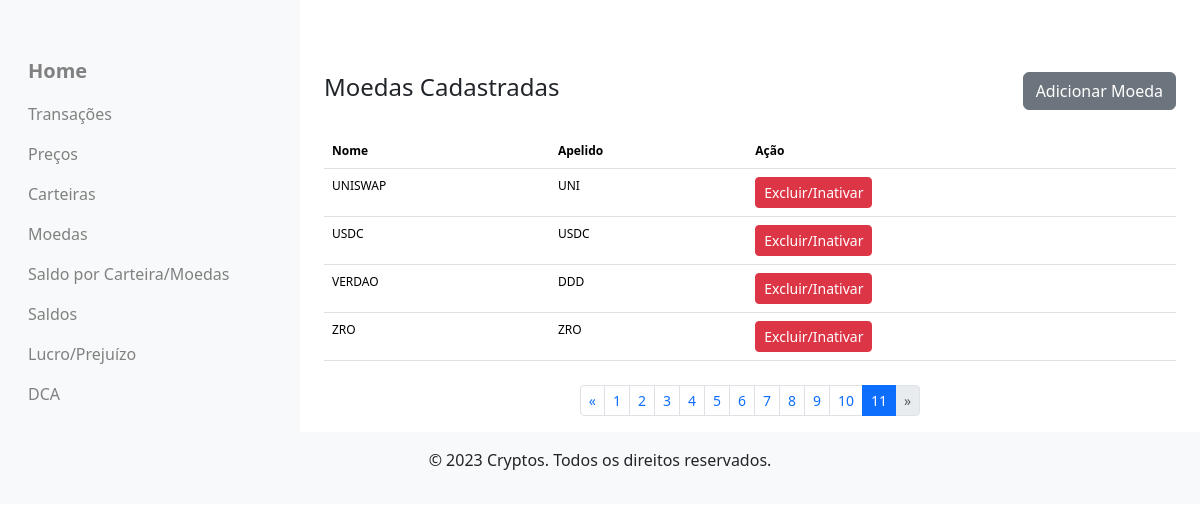
Before: /cryptos?page=11 (signed in) with the older database file.
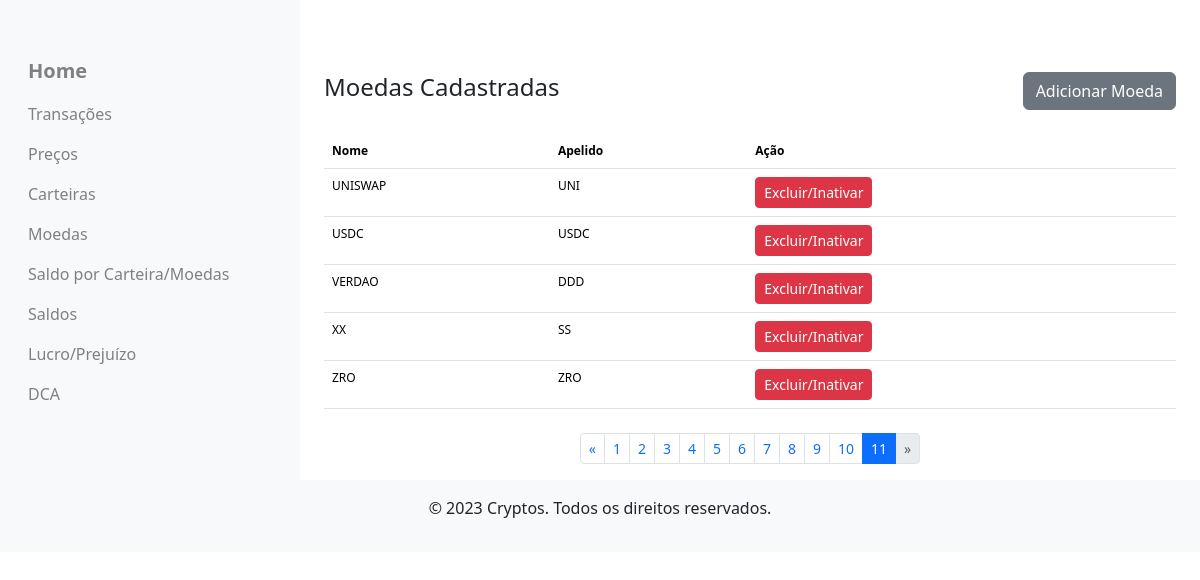
After: the same page with the newer database file.
### criptoControl/models.py (models this page shows)
class Cryptocurrency(db.Model):
    __tablename__ = 'cryptocurrencies'
    crypto_id = db.Column(db.Integer, primary_key=True)
    crypto_name = db.Column(db.String, unique=True, nullable=False)
    crypto_symbol = db.Column(db.String, unique=True, nullable=False)
    crypto_status = db.Column(db.String(1), nullable=False, default='N')
    balances = db.relationship('WalletBalance', back_populates='cryptocurrency')
    """
    Representa uma criptomoeda no sistema.

    A classe Cryptocurrency mapeia para a tabela 'cryptocurrencies' no banco de dados e contém
    informações sobre as criptomoedas, incluindo nome, símbolo e status. Também define um relacionamento
    com a tabela 'WalletBalance', permitindo acessar os saldos das criptomoedas nas carteiras dos usuários.

    Atributos:
        crypto_id (int): Identificador único da criptomoeda (chave primária).
        crypto_name (str): Nome da criptomoeda (ex: Bitcoin, Ethereum).
        crypto_symbol (str): Símbolo da criptomoeda (ex: BTC, ETH).
        crypto_status (str): Status da criptomoeda ('N' para ativa, 'I' para inativa).
        balances (list): Relacionamento de um para muitos com a tabela 'wallet_balances',
                          representando os saldos da criptomoeda nas carteiras.

    Métodos:
        __repr__(self): Retorna uma representação legível do objeto Cryptocurrency, exibindo o nome e símbolo.
    """

### criptoControl/routes/views_databases.py (the view)
@views_db_bp.route('/cryptos')
@login_required
def cryptos():
    session = None
    current_page = request.args.get('page', 1, type=int)
    per_page = 10  # Número de itens por página (pode ser ajustado conforme necessário)
    offset = (current_page - 1) * per_page
    try:
        session = create_session()
        cryptos = session.query(Cryptocurrency).filter(Cryptocurrency.crypto_status != 'S').order_by(Cryptocurrency.crypto_name).limit(per_page).offset(offset).all()
        total_cryptos = session.query(Cryptocurrency).filter(Cryptocurrency.crypto_status != 'S').count()
        total_pages = (total_cryptos + per_page - 1) // per_page  # Arredonda para cima
    finally:
        if session:
            session.close()
    return render_template(
        'operacoes/cryptos.html',
        cryptos=cryptos,  # Corrigido de total_cryptos para cryptos (paginado)
        current_page=current_page,
        total_pages=total_pages,
        endpoint='views.cryptos'  # A URL agora deve ser construída corretamente com o endpoint
    )

### criptoControl/__init__.py (called while the page is built)
@login_manager.user_loader
def load_user(user_id):
    from criptoControl.models import User
    return User.query.get(int(user_id))

### criptoControl/routes/views_databases.py (called while the page is built)
def create_session():
    return sessionmaker(bind=db.engine)()

### criptoControl/templates/operacoes/cryptos.html (shortened to what this page needs)
{% extends 'index.html' %}
{% block body %}
<div class="container">
  <caption>
    <div class="mt-4 mb-4 d-flex justify-content-between align-items-center">
      <h4>Moedas Cadastradas</h4>
      <a href="{{ url_for('crypto_wallet.add_crypto') }}" class="btn btn-secondary">Adicionar Moeda</a>
    </div>
  </caption>
  <table class="table small-font">
    <thead>
      <tr>
        <th>Nome</th>
        <th>Apelido</th>
        <th>Ação</th>
      </tr>
    </thead>
    <tbody>
      {% for crypto in cryptos %}
      <tr>
        <td>{{ crypto.crypto_name }}</td>
        <td>{{ crypto.crypto_symbol }}</td>
        <td>
          <button
            type="button"
            class="btn btn-danger btn-sm"
            data-bs-toggle="modal"
            data-bs-target="#confirmDeleteModal"
            data_id="{{ crypto.crypto_id }}">
            Excluir/Inativar
          </button>
        </td>
      </tr>
      {% endfor %}
    </tbody>
  </table>
  {% include 'pagination.html' %}
</div>
{% set modal_form_action = url_for('crypto_wallet.delete_crypto') %}
{% set modal_hidden_field = 'crypto_id' %}
{% endblock %}

Changed rows visible on the page:
added Cryptocurrency: crypto_name "XX", crypto_symbol "SS"
